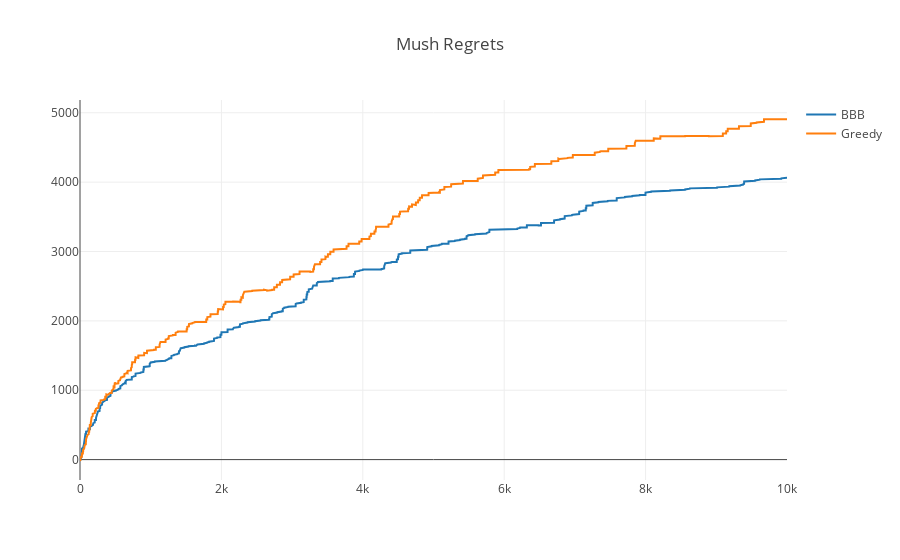

The cell this chart's notebook holds for it:
### Code cell
fig = go.FigureWidget([go.Scatter(name= net.label, y=net.cum_regrets) for net in (bbb, eps)])
fig.layout.title = 'Mush Regrets'
py.iplot(fig)

### Figure 1 — Plotly figure (JSON) as saved in the notebook; plotly's stock layout.template omitted (floating-point values rounded to 4 significant figures; data arrays with more than 128 entries replaced by an {"elided": "..."} marker saying what was removed)
{"data": [{"name": "BBB", "type": "scatter", "uid": "06aff5a0-3c5e-4957-9253-dcd8ad7ae3fe", "y": {"elided": "10001 int values"}}, {"name": "Greedy", "type": "scatter", "uid": "a2578412-1f13-440c-bae5-65745623395f", "y": {"elided": "10001 int values"}}], "layout": {"autosize": true, "title": {"text": "Mush Regrets"}, "xaxis": {"autorange": true, "range": [0, 10000]}, "yaxis": {"autorange": true, "range": [-293.9, 5184.0], "type": "linear"}}}
